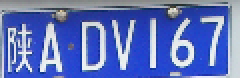
//> input picture character_segmentation/test/test_img.bmp, 120 x 39 px (shown 2 times larger)
$ ./cvCarRecog test_img.bmp   (built with g++ and OpenCV 4)
//> lines starting //> are read from the running program, lines starting //| are printed output that depends on the picture; after the words box and inside, x2 and y2 are one past the last pixel; in counts of white or black regions, pixels touching at a corner belong together
#include <cv.h>
#include <cxcore.h>
#include <highgui.h>
#include <iostream>
using namespace std;
#pragma comment(lib,"cv.lib")
#pragma comment(lib,"cxcore.lib")
#pragma comment(lib,"highgui.lib")
#define T 27
#define T1 2
#define S(image,x,y) ((uchar*)(image->imageData + image->widthStep*(y)))[(x)]		//S

int main(int argc, char * argv[])
{
	IplImage *src;
	IplImage *pImg8u=NULL;             //灰度图
	IplImage *pImg8uSmooth=NULL;       //高斯滤波后的图
	IplImage *pImgCanny=NULL;          //二值化的图
	IplImage *pImgHist=NULL;           //直方图
	int hist_size=155;
	float range_0[]={0,256};
	float *ranges[]={range_0};
	int i,j,bin_w;
	float max_value,min_value;
	int min_dx,max_dx;
	int row_start,row_end;//用来记录车牌开始，结束行
	int col_start,col_end;//用来记录车牌开始，结束列
	int count=0;//用来记录行或列的白点个数

	src=cvLoadImage(argv[1],-1);
//> src is the input picture: 39 rows x 120 cols, CV_8UC3; mean B, G, R 186.3, 114.1, 94.8
	pImg8uSmooth=cvCreateImage(cvGetSize(src),IPL_DEPTH_8U,1);
	pImg8u=cvCreateImage(cvGetSize(src),IPL_DEPTH_8U,1);
	pImgCanny=cvCreateImage(cvGetSize(src),IPL_DEPTH_8U,1);

	cvCvtColor(src,pImg8u,CV_RGB2GRAY);           //灰度化
	cvSmooth(pImg8u,pImg8uSmooth,CV_GAUSSIAN,3,0,0);//高斯滤波
	cvCanny(pImg8uSmooth,pImgCanny,100,200,3);    //二值化
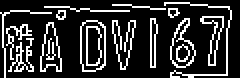
//> pImgCanny: 39 rows x 120 cols, CV_8UC1 (shown 2 times larger); 19.3% white in thin lines or dots
	/*cvDilate(pImgCanny,pImgCanny,0,1);
	cvErode(pImgCanny,pImgCanny,0,1);*/

	row_start=0;
	row_end=0;
	col_start=0;
	col_end=0;

	int row[120];
	int col[340];
	int k;
	k=0;
	bool flag=false;

	for(j=0;j<pImgCanny->height;j++)           //找到上行开始
	{
		count=0;
		for(i=0;i<pImgCanny->width-1;i++)
		{
			if(S(pImgCanny,i,j)!=S(pImgCanny,i+1,j))  //统计行跳数
				count++;
			if(count>T)
			{
				row[k]=j;
				k++;
				break;
			}
		}
	}
//> this loop made 39 passes
//> (count, k) on passes 1 to 12: (0, 0), (2, 0), (6, 0), (6, 0), (10, 0), (14, 0), (15, 0), (12, 0), (12, 0), (14, 0), (24, 0), (28, 1)
//> after the loop, count = 6; row = 120 values, max 34 at index 23, min 0 at index 24, mean 4.5; k = 24

	for(i=0;i<k;i++)          //从上边开始，3行连续时认为是起始行
	{
		if((row[i]==row[i+1]-1)&&(row[i+1]==row[i+2]-1)){
			row_start=row[i];
			break;
		}
	}
//> this loop made 1 pass
//> row_start on pass 1: 11
	cout<<"the start row:"<<row_start<<endl;
//| the start row:11
	cvLine(pImg8u,cvPoint(0,row_start),cvPoint(src->width,row_start),cvScalar(255,0,0),1,8,0);
//> pImg8u: 39 rows x 120 cols, CV_8UC1; min 45, max 255, mean 136.9


	for(i=k-1;i>row_start;i--)     //从下边开始，3行连续时认为是起始行
	{
		if((row[i]==row[i-1]+1)&&(row[i-1]==row[i-2]+1)){
			row_end=row[i];
			break;
		}
	}
//> this loop made 1 pass
//> row_end on pass 1: 34
	cout<<"the end row:"<<row_end<<endl;
//| the end row:34
	cvLine(pImg8u,cvPoint(0,row_end),cvPoint(src->width,row_end),cvScalar(255,0,0),1,8,0);
//> pImg8u: 39 rows x 120 cols, CV_8UC1; min 45, max 255, mean 139.9


	flag=false;
	for(i=10;i<pImgCanny->width;i++)           //找到左列开始
	{
		count=0;
		for(j=row_start;j<row_end;j++)
		{
			if(S(pImgCanny,i,j)==255)
				count++;
			if(count>T1)
			{
				col_start=i;
				flag=true;
				break;
			}
		}
		if(flag) break;
	}
//> this loop made 1 pass
//> (count, col_start, flag) on pass 1: (3, 10, true)
//> after the loop, count = 3; col_start = 10; flag = true
	cout<<"the start col:"<<col_start<<endl;
//| the start col:10
	cvLine(pImg8u,cvPoint(col_start,row_start),cvPoint(col_start,row_end),cvScalar(255,0,0),1,8,0);
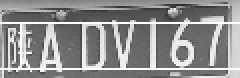
//> pImg8u: 39 rows x 120 cols, CV_8UC1 (shown 2 times larger); min 45, max 255, mean 140.5

	flag=false;
	for(i=pImgCanny->width-10;i>col_start;i--)           //找到右列开始
	{
		count=0;
		for(j=row_start;j<row_end;j++)
		{
			if(S(pImgCanny,i,j)==255)
				count++;
			if(count>T1)
			{
				col_end=i;
				flag=true;
				break;
			}
		}
		if(flag) break;
	}
//> this loop made 2 passes
//> (count, col_end, flag) on passes 1 to 2: (2, 0, false), (3, 109, true)
//> after the loop, count = 3; col_end = 109; flag = true
	cout<<"the end col:"<<col_end<<endl;
//| the end col:109
	cvLine(pImg8u,cvPoint(col_end,row_start),cvPoint(col_end,row_end),cvScalar(255,0,0),1,8,0);
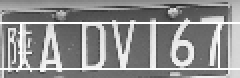
//> pImg8u: 39 rows x 120 cols, CV_8UC1 (shown 2 times larger); 0.47% of pixels changed, all inside (x1, y1, x2, y2) = (109, 12, 110, 34)

	CvRect ROI_rect;                 //获得图片感兴趣区域
	ROI_rect.x=col_start;
//> ROI_rect = Rect(10, 0, 0, 0)
	ROI_rect.y=row_start;
//> ROI_rect = Rect(10, 11, 0, 0)
	ROI_rect.width=col_end-col_start;
//> ROI_rect = Rect(10, 11, 99, 0)
	ROI_rect.height=row_end-row_start;
//> ROI_rect = Rect(10, 11, 99, 23)
	IplImage *pImg8uROI=NULL;         //感兴趣的图片
	cvSetImageROI(pImg8u,ROI_rect);
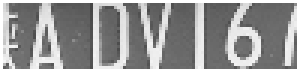
//> pImg8u: 23 rows x 99 cols, CV_8UC1 (shown 3 times larger); min 69, max 255, mean 145.5
	pImg8uROI=cvCreateImage(cvSize(ROI_rect.width,ROI_rect.height),IPL_DEPTH_8U,1);
//> pImg8uROI: 23 rows x 99 cols, CV_8UC1; every value is 0
	cvCopy(pImg8u,pImg8uROI);
	cvResetImageROI(pImg8u);

	int nWidth=409;//(409,90)分别为感兴趣图像的宽度与高度
	int nHeight=90;
	IplImage *pImgResize=NULL;        //归一化的灰度图
	pImgResize=cvCreateImage(cvSize(nWidth,nHeight),IPL_DEPTH_8U,1);
	cvResize(pImg8uROI,pImgResize,CV_INTER_LINEAR); //线性插值

	int nCharWidth=45;
	int nSpace=12;
	for(i=0;i<7;i++)           //得到每个字符的双边界
	{
		switch(i){
			case 0:
			case 1:
				col[i*2]=i*nCharWidth+i*nSpace;
				col[i*2+1]=(i+1)*nCharWidth+i*nSpace;
				break;
			case 2:
			case 3:
			case 4:
			case 5:
			case 6:
				col[i*2]=i*nCharWidth+i*nSpace+22;
				col[i*2+1]=(i+1)*nCharWidth+i*nSpace+22;
				break;
		}

	}
	for(i=0;i<14;i++)        //画出每个字符的区域
	{
		cvLine(pImgResize,cvPoint(col[i],0),cvPoint(col[i],nHeight),cvScalar(255,0,0),1,8,0);
		//cout<<col[i*2]<<" "<<col[2*i+1]<<" ";
	}
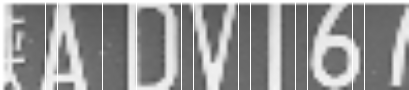
//> pImgResize: 90 rows x 409 cols, CV_8UC1; min 71, max 255, mean 149

	IplImage *pImgCharOne=NULL;
	IplImage *pImgCharTwo=NULL;
	IplImage *pImgCharThree=NULL;
	IplImage *pImgCharFour=NULL;
	IplImage *pImgCharFive=NULL;
	IplImage *pImgCharSix=NULL;
	IplImage *pImgCharSeven=NULL;
	pImgCharOne=cvCreateImage(cvSize(nCharWidth,nHeight),IPL_DEPTH_8U,1);
	pImgCharTwo=cvCreateImage(cvSize(nCharWidth,nHeight),IPL_DEPTH_8U,1);
	pImgCharThree=cvCreateImage(cvSize(nCharWidth,nHeight),IPL_DEPTH_8U,1);
	pImgCharFour=cvCreateImage(cvSize(nCharWidth,nHeight),IPL_DEPTH_8U,1);
	pImgCharFive=cvCreateImage(cvSize(nCharWidth,nHeight),IPL_DEPTH_8U,1);
	pImgCharSix=cvCreateImage(cvSize(nCharWidth,nHeight),IPL_DEPTH_8U,1);
	pImgCharSeven=cvCreateImage(cvSize(nCharWidth,nHeight),IPL_DEPTH_8U,1);

	CvRect ROI_rect1;
	ROI_rect1.x=col[0];
	ROI_rect1.y=0;
	ROI_rect1.width=nCharWidth;
	ROI_rect1.height=nHeight;
	cvSetImageROI(pImgResize,ROI_rect1);
//> pImgResize: 90 rows x 45 cols, CV_8UC1
	cvCopy(pImgResize,pImgCharOne,NULL); //获取第1个字符
	cvResetImageROI(pImgResize);

	ROI_rect1.x=col[2];
	ROI_rect1.y=0;
	ROI_rect1.width=nCharWidth;
	ROI_rect1.height=nHeight;
	cvSetImageROI(pImgResize,ROI_rect1);
	cvCopy(pImgResize,pImgCharTwo,NULL); //获取第2个字符
	cvResetImageROI(pImgResize);

	ROI_rect1.x=col[4];
	ROI_rect1.y=0;
	ROI_rect1.width=nCharWidth;
	ROI_rect1.height=nHeight;
	cvSetImageROI(pImgResize,ROI_rect1);
	cvCopy(pImgResize,pImgCharThree,NULL); //获取第3个字符
	cvResetImageROI(pImgResize);

	ROI_rect1.x=col[6];
	ROI_rect1.y=0;
	ROI_rect1.width=nCharWidth;
	ROI_rect1.height=nHeight;
	cvSetImageROI(pImgResize,ROI_rect1);
	cvCopy(pImgResize,pImgCharFour,NULL); //获取第4个字符
	cvResetImageROI(pImgResize);

	ROI_rect1.x=col[8];
	ROI_rect1.y=0;
	ROI_rect1.width=nCharWidth;
	ROI_rect1.height=nHeight;
	cvSetImageROI(pImgResize,ROI_rect1);
	cvCopy(pImgResize,pImgCharFive,NULL); //获取第5个字符
	cvResetImageROI(pImgResize);

	ROI_rect1.x=col[10];
	ROI_rect1.y=0;
	ROI_rect1.width=nCharWidth;
	ROI_rect1.height=nHeight;
	cvSetImageROI(pImgResize,ROI_rect1);
	cvCopy(pImgResize,pImgCharSix,NULL); //获取第6个字符
	cvResetImageROI(pImgResize);

	ROI_rect1.x=col[12];
	ROI_rect1.y=0;
	ROI_rect1.width=nCharWidth;
	ROI_rect1.height=nHeight;
	cvSetImageROI(pImgResize,ROI_rect1);
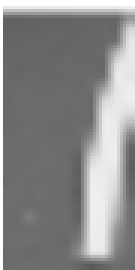
//> pImgResize: 90 rows x 45 cols, CV_8UC1 (shown 3 times larger); min 88, max 255, mean 139.6
	cvCopy(pImgResize,pImgCharSeven,NULL); //获取第7个字符
	cvResetImageROI(pImgResize);


	// [4 lines of commented-out code are left out]


	pImgHist=cvCreateImage(cvSize(300,200),8,1);   //画直方图
	CvHistogram *hist=cvCreateHist(1,&hist_size,CV_HIST_ARRAY,ranges,1);
	cvCalcHist(&pImg8uSmooth,hist,0,0);
	cvGetMinMaxHistValue(hist,&min_value,&max_value,&min_dx,&max_dx);

	cout<<min_value<<"  "<<max_value<<"  "<<min_dx<<"  "<<max_dx<<endl;
	cvScale(hist->bins,hist->bins,((double)pImgHist->height)/max_value,0);
	cvSet(pImgHist,cvScalarAll(255),0);
	bin_w=cvRound((pImgHist->width)/hist_size);
	for(i=0;i<hist_size;i++)
	{
		cvRectangle(pImgHist,cvPoint(i*bin_w,pImgHist->height),
			cvPoint((i+1)*bin_w,pImgHist->height-cvRound(cvGetReal1D(hist->bins,i))),
			cvScalarAll(0),-1,8,0);
	}
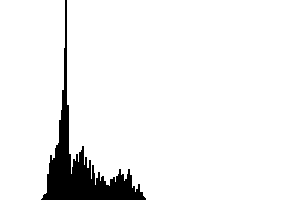
//> pImgHist: 200 rows x 300 cols, CV_8UC1; 93.7% white; 1 black region, box (x1, y1, x2, y2) and area: (41, 0, 146, 200) 3776


	CvMemStorage *storage=NULL;
	CvSeq *lines=NULL;
	storage=cvCreateMemStorage(0);
	lines=cvHoughLines2(pImgCanny,storage,CV_HOUGH_PROBABILISTIC,1,CV_PI/180,80,30,20);
//> lines = 0 items
	// [12 lines of commented-out code are left out]
	cvNamedWindow("resize",1);
	cvShowImage("resize",pImgResize);
	cvNamedWindow("roi",1);
	cvShowImage("roi",pImg8uROI);
	/*cvNamedWindow("hist",1);
	cvShowImage("hist",pImgHist); */
	cvNamedWindow("one",CV_WINDOW_AUTOSIZE);
	cvShowImage("one",pImgCharOne);
	cvNamedWindow("two",1);
	cvShowImage("two",pImgCharTwo);
	cvNamedWindow("three",1);
	cvShowImage("three",pImgCharThree);
	cvNamedWindow("four",1);
	cvShowImage("four",pImgCharFour);
	cvNamedWindow("five",1);
	cvShowImage("five",pImgCharFive);
	cvNamedWindow("six",1);
	cvShowImage("six",pImgCharSix);
	cvNamedWindow("seven",1);
	cvShowImage("seven",pImgCharSeven);

	cvWaitKey(0);
	// [5 lines of commented-out code are left out]
	cvReleaseImage(&pImgResize);
	cvReleaseImage(&pImg8uROI);
	cvReleaseImage(&pImgCharOne);
	cvReleaseImage(&pImgCharTwo);
	cvReleaseImage(&pImgCharThree);
	cvReleaseImage(&pImgCharFour);
	cvReleaseImage(&pImgCharFive);
	cvReleaseImage(&pImgCharSix);
	cvReleaseImage(&pImgCharSeven);
	cvDestroyWindow("roi");
	// [4 lines of commented-out code are left out]
	cvDestroyWindow("resize");
	cvDestroyWindow("one");
	cvDestroyWindow("two");
	cvDestroyWindow("three");
	cvDestroyWindow("four");
	cvDestroyWindow("five");
	cvDestroyWindow("six");
	cvDestroyWindow("seven");
}
